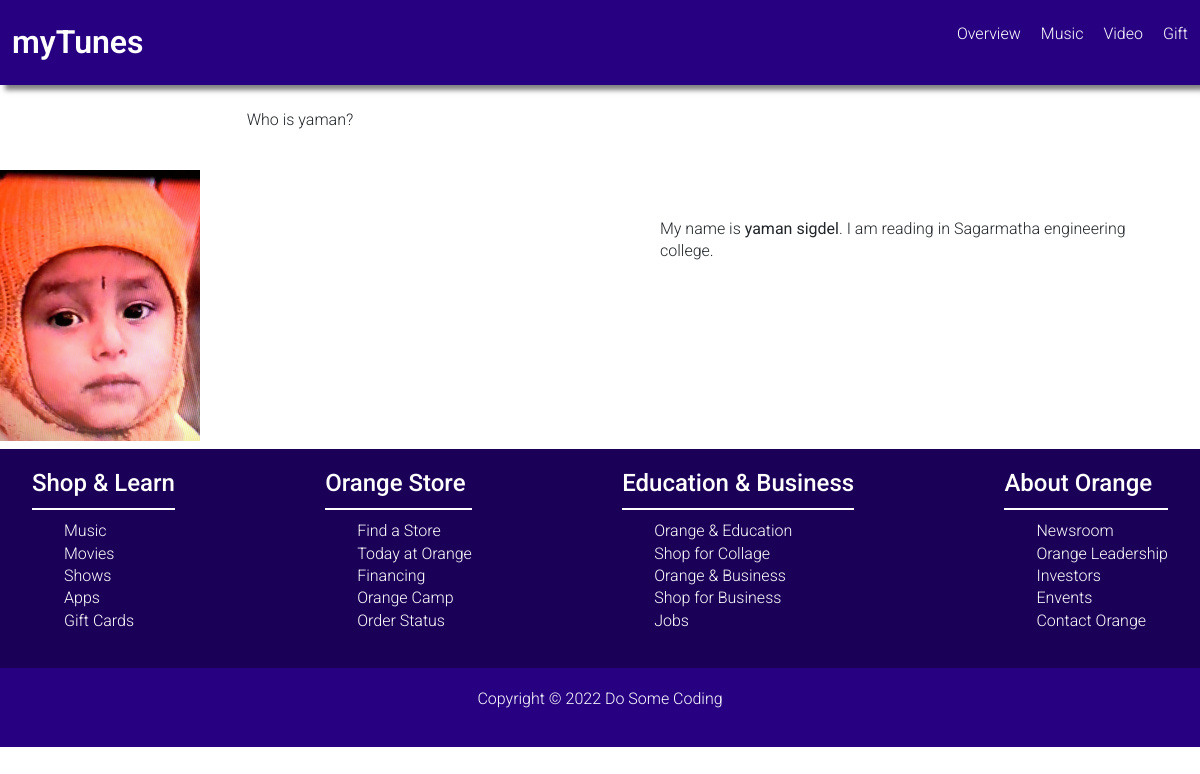
The page /news/who-is-yaman on the database its author committed.
### news/models.py (models this page shows)
class News(models.Model):
    news_title=models.CharField(max_length=100)
    news_desc=HTMLField()
    news_slug=AutoSlugField(populate_from='news_title',unique=True,null=True,default=None)
    news_image=models.FileField(upload_to="news/",max_length=250,null=True,default=None)

### myproject/views.py (the view)
# urls.py: path('news/<slug>',views.news),
def news(request,slug):
    newsDetails=News.objects.get(news_slug=slug)
    data={
        'newsDetails':newsDetails
    }
    return render(request, "news.html",data)

### templates/news.html
{%extends "base.html"%}
{%block content%}
<div class="col-lg-6 col-md-12 pt-2">
    <P><center>{{newsDetails.news_title}}</P></center><br>
</div>
<div class="row">
    <div class="col-6">
        {% if newsDetails.news_image != NULL %}
        <img src="/media/{{newsDetails.news_image}}" class="img-fluid pb-2  mx-auto" style="width: 200px;">
        {% endif %}
    </div>
    <div class="col-lg-6 col-md-12">
        <div class="bg-white p-5">
            {{newsDetails.news_desc | safe}}
        </div>
    </div>
</div>
{%endblock%}

### static/css/main.css (style rules this page uses)
:root { --purple500: #281154; --purple300: #270082; --purple600: #1b0058; --red600: #dc0000; --body: #f9f6ff; --max-width: 1200px; }
* { margin: 0; padding: 0; box-sizing: border-box; }
html, body { font-family: "Roboto", sans-serif; font-weight: 300; line-height: 1.4; scroll-behavior: smooth; }

### rows shown on the page
News: news_title "Who is yaman?", news_image (picture), news_desc "My name is yaman sigdel . I am reading in Sagarmatha engineering college."
